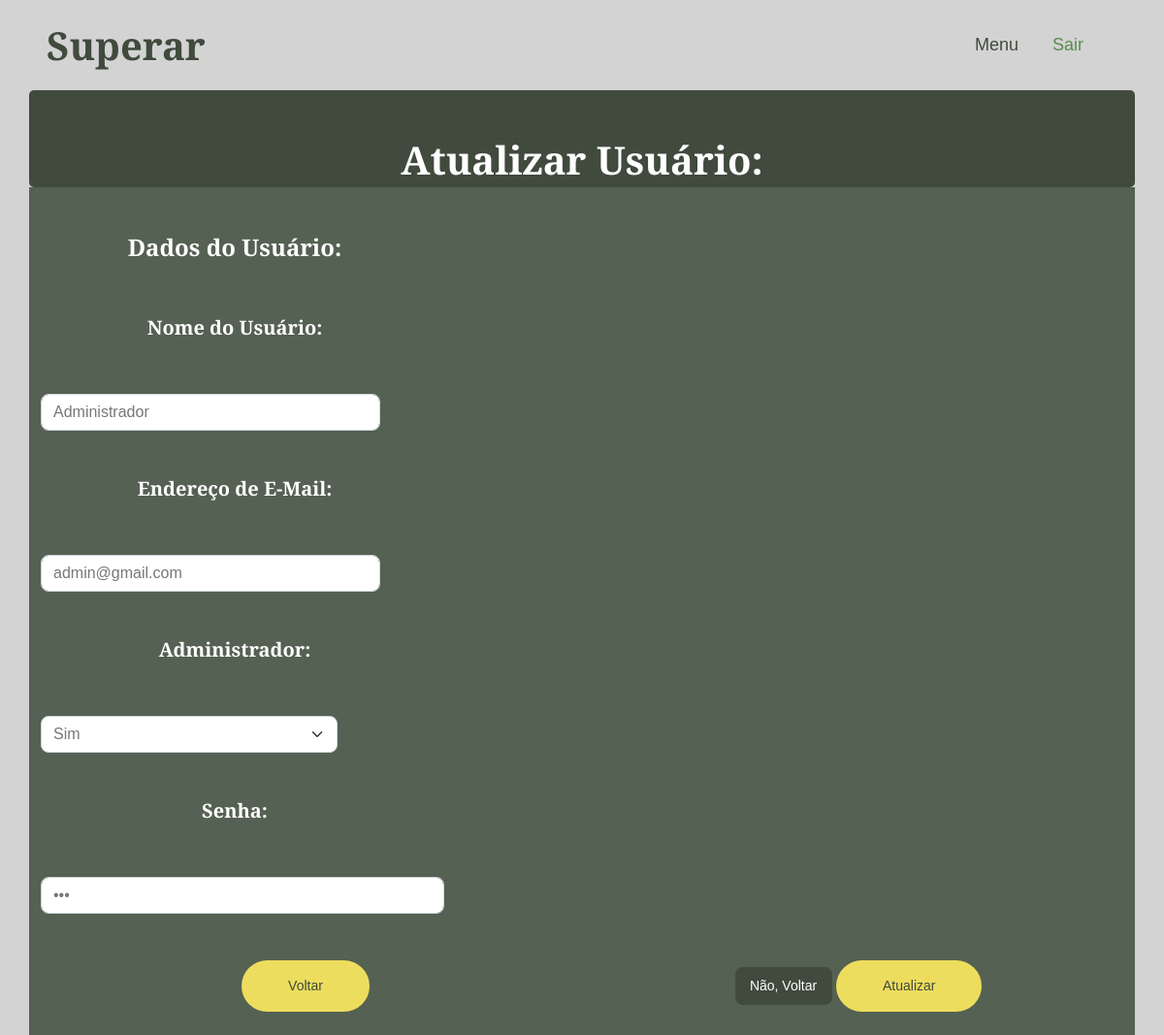
The app's page /usuupdate.php?updateid=7 (signed in) with its own data.
### tables this page shows
CREATE TABLE `usuario` (
  `id` int(11) NOT NULL,
  `nome` varchar(255) NOT NULL,
  `email` varchar(255) NOT NULL,
  `senha` varchar(255) NOT NULL,
  `master` enum('S','N') NOT NULL
);

### usuupdate.php (the view, shortened to what this page needs)
<?php
include('connect.php');
$id = $_GET['updateid'];
$sql = 'select * from usuario where id =' . $id;
$result = mysqli_query($con, $sql);
$row = mysqli_fetch_assoc($result);
$nome = $row['nome'];
$email = $row['email'];
$master = $row['master'];
$senha = $row['senha'];
?>
<!DOCTYPE html>
<html lang="pt-BR">
<head>
    <link href="https://cdnjs.cloudflare.com/ajax/libs/font-awesome/5.10.0/css/all.min.css" rel="stylesheet">
    <link href="https://cdn.jsdelivr.net/npm/bootstrap-icons@1.4.1/font/bootstrap-icons.css" rel="stylesheet">
    <link href="lib/animate/animate.min.css" rel="stylesheet">
    <link href="lib/owlcarousel/assets/owl.carousel.min.css" rel="stylesheet">
    <link href="lib/lightbox/css/lightbox.min.css" rel="stylesheet">
    <link href="css/bootstrap.min.css" rel="stylesheet">
    <link href="css/style.css" rel="stylesheet">
</head>
<body>
    <nav class="navbar navbar-expand-lg  navbar-light sticky-top px-4 px-lg-5">
        <h1 class="m-0">Superar</h1>
        <div class="collapse navbar-collapse" id="navbarCollapse">
            <div class="navbar-nav ms-auto p-4 p-lg-0">
                <a href="menu.php" class="nav-item nav-link">Menu</a>
                <a href="logout.php" class="nav-item nav-link active">Sair</a>
            </div>
        </div>
    </nav>
    <div class="text-center mx-auto wow fadeInUp" data-wow-delay="0.1s">
        <div class="container" style="background-color: #404A3D; width: 2000px; height: 100px; border-radius: 5px;">
            <div class="container text-center py-5" style="height: 100px; color: black;">
                <h2 style="color: rgb(255, 255, 255); font-size: 2.5rem;">Atualizar Usuário:</h2>
            </div>
        </div>
        <div class="container" style="background-color: #556152;">
            <form method="post" >
                <div class="row" style="background-color: #556152;">
                    <div class="col-12"> <br><br>
                        <div class="form-floating" style="width: 400px;">
                            <h4 style="color: white;">Dados do Usuário:</h4>
                        </div>
                    </div>
                    <div class="col"> <br><br>
                        <div class="form-floating" style="width: 400px;">
                            <h5 style="color: white;">Nome do Usuário:</h5>
                        </div>
                    </div>
                    <div class="col" style="margin-right: 520px;"> <br><br>
                        <input type="text" class="form-control" name="nome" id="nome" value="<?php echo $nome; ?>" required style="width: 350px;">
                    </div>
                    <div class="col"> <br><br>
                        <div class="form-floating" style="width: 400px;">
                            <h5 style="color: white;">Endereço de E-Mail:</h5>
                        </div>
                    </div>
                    <div class="col" style="margin-right: 520px;"> <br><br>
                        <input type="email" class="form-control" name="email" id="email" value="<?php echo $email; ?>" required style="width: 350px;">
                    </div>
                    <div class="col"> <br><br>
                        <div class="form-floating" style="width: 400px;">
                            <h5 style="color: white;">Administrador:</h5>
                        </div>
                    </div>
                    <div class="col" style="margin-right: 810px;"> <br><br>
                        <select name="master" id="admin" class="form-select" required>
                        <option value="S" <?php if($master=='S') {echo 'selected';}  ?>>Sim</option>
                        </select>
                    </div>
                    <div class="col"> <br><br>
                        <div class="form-floating" style="width: 400px;">
                            <h5 style="color: white;">Senha:</h5>
                        </div>
                    </div>
                    <div class="col" style="margin-right: 700px;"> <br><br>
                        <input type="password" class="form-control" name="senha" id="senha" value="<?php echo $senha?>">
                    </div>
                </div>
                <br><br>
                <div class="row" style="background-color: #556152;">
                    <div class="col">
                        <button class="btn btn-secondary rounded-pill py-3 px-5" type="button" onclick="window.location.href='menu.php'"> Voltar</button>
                    </div>
                    <div class="col">
                    <?php
                        echo
                            "<a href='ususelect.php?selectid={$row['id']}' style='color:white;'>
                            <button type='button' style='padding: 9px; width: 100px;'
                            class='btn btn-dark'>Não, Voltar</button></a>";
                        ?>
                        <button class="btn btn-secondary rounded-pill py-3 px-5" type="submit" name="submit">Atualizar</button>
                    </div>
                </div>
                <br>
            </form>
        </div>
    </div>
</body>
</html>

### css/style.css (style rules this page uses)
:root { --primary: #5B8C51; --secondary: #EDDD5E; --light: #F7F7F7; --dark: #404A3D; }
body { margin: 0; font-family: Poppins, sans-serif; background-color: #D3D3D3; }
.btn { transition: .5s; font-weight: 500; }
.btn-secondary, .btn-outline-secondary:hover { color: var(--dark); }
.navbar.sticky-top { top: -100px; transition: .5s; }
.navbar .navbar-nav .nav-link { margin-right: 35px; padding: 25px 0; color: var(--dark); font-size: 18px; font-weight: 500; outline: none; }
.navbar .navbar-nav .nav-link:hover, .navbar .navbar-nav .nav-link.active { color: var(--primary); }

### usuupdate.php (style rules this page uses)
.btn { padding: 6px 12px; border-radius: 8px; border: none; cursor: pointer; font-size: 14px; font-weight: 500; transition: 0.2s; }

### records on screen
usuario: nome "Administrador", email "admin@gmail.com", master "Sim"
